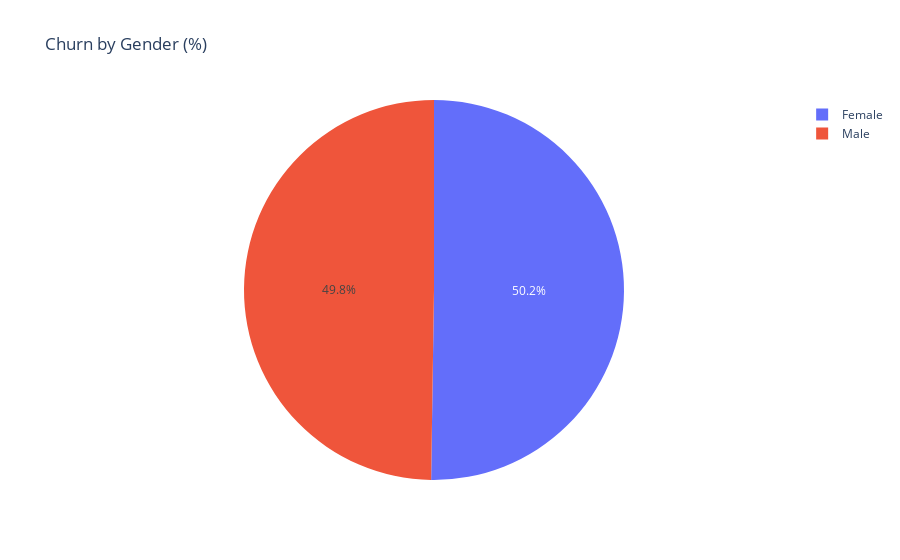

Here is the notebook cell this chart was saved with:
### Code cell
#Plotting Gender values
px.pie(values=df_plot,names=df['gender'].unique(),title='Churn by Gender (%)')

### Figure 1 — Plotly figure (JSON) as saved in the notebook; plotly's stock layout.template omitted (floating-point values rounded to 4 significant figures)
{"data": [{"domain": {"x": [0, 1], "y": [0, 1]}, "hovertemplate": "label=%{label}<br>value=%{value}<extra></extra>", "labels": ["Female", "Male"], "legendgroup": "", "name": "", "showlegend": true, "type": "pie", "values": [50.24, 49.76]}], "layout": {"legend": {"tracegroupgap": 0}, "title": {"text": "Churn by Gender (%)"}}}
